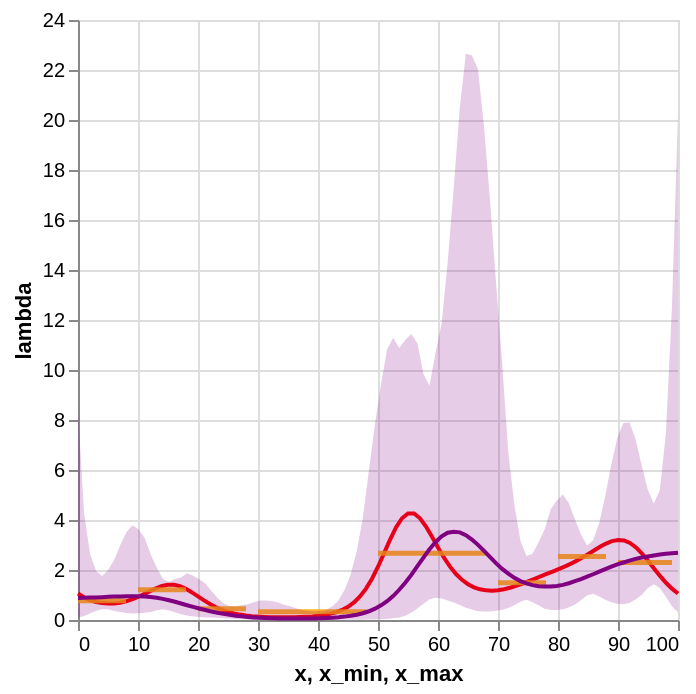

The notebook cell saved with this chart:
### Code cell
source_exp4 = summarize_posterior_lam_nullspace_prior_uncertainty(
    mcmc_samples,
    PrIm_jax,
    PrKer_jax,
    Phi_jax @ K_jax,
    np.linspace(0, 100, 100),
    "4. Null-Space (Prior Uncertainty)",
    jax.random.PRNGKey(4),
)
plot_posterior_band(source_exp4, df_rates, df_expanded)

### Figure 1 — Vega-Lite specification as saved in the notebook (floating-point values rounded to 4 significant figures)
{"config": {"view": {"continuousWidth": 300, "continuousHeight": 300}}, "layer": [{"data": {"name": "data-57e9ce31636ad67c36e7dccf51564a34"}, "mark": {"type": "line", "color": "red"}, "encoding": {"x": {"field": "x", "type": "quantitative"}, "y": {"field": "lambda", "title": "lambda", "type": "quantitative"}}}, {"data": {"name": "data-76d7978c27708f3dc3c547466e9c4f48"}, "mark": {"type": "rule", "color": "orange", "opacity": 0.85, "strokeWidth": 2.5}, "encoding": {"x": {"field": "x_min", "type": "quantitative"}, "x2": {"field": "x_max"}, "y": {"field": "lambda_obs", "title": "lambda", "type": "quantitative"}}}, {"data": {"name": "data-b6e3fff23b8ce739b504598473e7e684"}, "mark": {"type": "line", "color": "purple"}, "encoding": {"x": {"field": "x", "type": "quantitative"}, "y": {"field": "lam", "type": "quantitative"}}}, {"data": {"name": "data-b6e3fff23b8ce739b504598473e7e684"}, "mark": {"type": "area", "color": "purple", "opacity": 0.2}, "encoding": {"x": {"field": "x", "type": "quantitative"}, "y": {"field": "lower", "type": "quantitative"}, "y2": {"field": "upper"}}}], "$schema": "https://vega.github.io/schema/vega-lite/v6.1.0.json", "datasets": {"data-57e9ce31636ad67c36e7dccf51564a34": [{"x": 0, "lambda": 1.06}, {"x": 1, "lambda": 0.9096}, {"x": 2, "lambda": 0.7984}, {"x": 3, "lambda": 0.7218}, {"x": 4, "lambda": 0.6755}, {"x": 5, "lambda": 0.6564}, {"x": 6, "lambda": 0.6624}, {"x": 7, "lambda": 0.6925}, {"x": 8, "lambda": 0.7463}, {"x": 9, "lambda": 0.8231}, {"x": 10, "lambda": 0.9209}, {"x": 11, "lambda": 1.035}, {"x": 12, "lambda": 1.156}, {"x": 13, "lambda": 1.27}, {"x": 14, "lambda": 1.361}, {"x": 15, "lambda": 1.412}, {"x": 16, "lambda": 1.41}, {"x": 17, "lambda": 1.352}, {"x": 18, "lambda": 1.245}, {"x": 19, "lambda": 1.102}, {"x": 20, "lambda": 0.9426}, {"x": 21, "lambda": 0.7833}, {"x": 22, "lambda": 0.6371}, {"x": 23, "lambda": 0.5112}, {"x": 24, "lambda": 0.408}, {"x": 25, "lambda": 0.3263}, {"x": 26, "lambda": 0.2635}, {"x": 27, "lambda": 0.216}, {"x": 28, "lambda": 0.1807}, {"x": 29, "lambda": 0.1547}, {"x": 30, "lambda": 0.1359}, {"x": 31, "lambda": 0.1226}, {"x": 32, "lambda": 0.1136}, {"x": 33, "lambda": 0.1083}, {"x": 34, "lambda": 0.106}, {"x": 35, "lambda": 0.1067}, {"x": 36, "lambda": 0.1103}, {"x": 37, "lambda": 0.1173}, {"x": 38, "lambda": 0.1283}, {"x": 39, "lambda": 0.1446}, {"x": 40, "lambda": 0.1677}, {"x": 41, "lambda": 0.2003}, {"x": 42, "lambda": 0.2462}, {"x": 43, "lambda": 0.3108}, {"x": 44, "lambda": 0.4014}, {"x": 45, "lambda": 0.5281}, {"x": 46, "lambda": 0.7033}, {"x": 47, "lambda": 0.9412}, {"x": 48, "lambda": 1.255}, {"x": 49, "lambda": 1.653}, {"x": 50, "lambda": 2.13}, {"x": 51, "lambda": 2.664}, {"x": 52, "lambda": 3.209}, {"x": 53, "lambda": 3.7}, {"x": 54, "lambda": 4.07}, {"x": 55, "lambda": 4.264}, {"x": 56, "lambda": 4.259}, {"x": 57, "lambda": 4.068}, {"x": 58, "lambda": 3.738}, {"x": 59, "lambda": 3.329}, {"x": 60, "lambda": 2.898}, {"x": 61, "lambda": 2.491}, {"x": 62, "lambda": 2.134}, {"x": 63, "lambda": 1.839}, {"x": 64, "lambda": 1.606}, {"x": 65, "lambda": 1.432}, {"x": 66, "lambda": 1.309}, {"x": 67, "lambda": 1.229}, {"x": 68, "lambda": 1.186}, {"x": 69, "lambda": 1.175}, {"x": 70, "lambda": 1.191}, {"x": 71, "lambda": 1.231}, {"x": 72, "lambda": 1.289}, {"x": 73, "lambda": 1.364}, {"x": 74, "lambda": 1.449}, {"x": 75, "lambda": 1.542}, {"x": 76, "lambda": 1.639}, {"x": 77, "lambda": 1.736}, {"x": 78, "lambda": 1.832}, {"x": 79, "lambda": 1.928}, {"x": 80, "lambda": 2.025}, {"x": 81, "lambda": 2.127}, {"x": 82, "lambda": 2.236}, {"x": 83, "lambda": 2.355}, {"x": 84, "lambda": 2.487}, {"x": 85, "lambda": 2.63}, {"x": 86, "lambda": 2.779}, {"x": 87, "lambda": 2.927}, {"x": 88, "lambda": 3.058}, {"x": 89, "lambda": 3.157}, {"x": 90, "lambda": 3.204}, {"x": 91, "lambda": 3.182}, {"x": 92, "lambda": 3.081}, {"x": 93, "lambda": 2.903}, {"x": 94, "lambda": 2.659}, {"x": 95, "lambda": 2.37}, {"x": 96, "lambda": 2.063}, {"x": 97, "lambda": 1.763}, {"x": 98, "lambda": 1.489}, {"x": 99, "lambda": 1.253}, {"x": 100, "lambda": 1.06}], "data-76d7978c27708f3dc3c547466e9c4f48": [{"obs_interval": "[0,9)", "x_min": 0, "x_max": 8, "lambda_obs": 0.7738}, {"obs_interval": "[10,19)", "x_min": 10, "x_max": 18, "lambda_obs": 1.209}, {"obs_interval": "[20,29)", "x_min": 20, "x_max": 28, "lambda_obs": 0.4471}, {"obs_interval": "[30,49)", "x_min": 30, "x_max": 48, "lambda_obs": 0.3264}, {"obs_interval": "[50,69)", "x_min": 50, "x_max": 68, "lambda_obs": 2.67}, {"obs_interval": "[70,79)", "x_min": 70, "x_max": 78, "lambda_obs": 1.492}, {"obs_interval": "[80,89)", "x_min": 80, "x_max": 88, "lambda_obs": 2.535}, {"obs_interval": "[90,99]", "x_min": 90, "x_max": 99, "lambda_obs": 2.301}], "data-b6e3fff23b8ce739b504598473e7e684": [{"x": 0.0, "lam": 0.8806, "lower": 0.09651, "upper": 8.376, "experiment": "4. Null-Space (Prior Uncertainty)"}, {"x": 1.01, "lam": 0.888, "lower": 0.1625, "upper": 4.265, "experiment": "4. Null-Space (Prior Uncertainty)"}, {"x": 2.02, "lam": 0.8983, "lower": 0.2641, "upper": 2.632, "experiment": "4. Null-Space (Prior Uncertainty)"}, {"x": 3.03, "lam": 0.9033, "lower": 0.3698, "upper": 1.96, "experiment": "4. Null-Space (Prior Uncertainty)"}, {"x": 4.04, "lam": 0.9134, "lower": 0.4276, "upper": 1.762, "experiment": "4. Null-Space (Prior Uncertainty)"}, {"x": 5.051, "lam": 0.9282, "lower": 0.4292, "upper": 2.009, "experiment": "4. Null-Space (Prior Uncertainty)"}, {"x": 6.061, "lam": 0.9418, "lower": 0.3623, "upper": 2.418, "experiment": "4. Null-Space (Prior Uncertainty)"}, {"x": 7.071, "lam": 0.9439, "lower": 0.3222, "upper": 3.013, "experiment": "4. Null-Space (Prior Uncertainty)"}, {"x": 8.081, "lam": 0.9525, "lower": 0.2758, "upper": 3.519, "experiment": "4. Null-Space (Prior Uncertainty)"}, {"x": 9.091, "lam": 0.9545, "lower": 0.2609, "upper": 3.791, "experiment": "4. Null-Space (Prior Uncertainty)"}, {"x": 10.1, "lam": 0.952, "lower": 0.2666, "upper": 3.622, "experiment": "4. Null-Space (Prior Uncertainty)"}, {"x": 11.11, "lam": 0.9429, "lower": 0.2863, "upper": 3.277, "experiment": "4. Null-Space (Prior Uncertainty)"}, {"x": 12.12, "lam": 0.9215, "lower": 0.3237, "upper": 2.623, "experiment": "4. Null-Space (Prior Uncertainty)"}, {"x": 13.13, "lam": 0.887, "lower": 0.3883, "upper": 2.088, "experiment": "4. Null-Space (Prior Uncertainty)"}, {"x": 14.14, "lam": 0.8447, "lower": 0.4252, "upper": 1.647, "experiment": "4. Null-Space (Prior Uncertainty)"}, {"x": 15.15, "lam": 0.7881, "lower": 0.3841, "upper": 1.525, "experiment": "4. Null-Space (Prior Uncertainty)"}, {"x": 16.16, "lam": 0.7292, "lower": 0.3059, "upper": 1.641, "experiment": "4. Null-Space (Prior Uncertainty)"}, {"x": 17.17, "lam": 0.6601, "lower": 0.2326, "upper": 1.697, "experiment": "4. Null-Space (Prior Uncertainty)"}, {"x": 18.18, "lam": 0.5906, "lower": 0.1757, "upper": 1.873, "experiment": "4. Null-Space (Prior Uncertainty)"}, {"x": 19.19, "lam": 0.526, "lower": 0.1384, "upper": 1.771, "experiment": "4. Null-Space (Prior Uncertainty)"}, {"x": 20.2, "lam": 0.4599, "lower": 0.1213, "upper": 1.629, "experiment": "4. Null-Space (Prior Uncertainty)"}, {"x": 21.21, "lam": 0.4012, "lower": 0.1037, "upper": 1.462, "experiment": "4. Null-Space (Prior Uncertainty)"}, {"x": 22.22, "lam": 0.3429, "lower": 0.09618, "upper": 1.168, "experiment": "4. Null-Space (Prior Uncertainty)"}, {"x": 23.23, "lam": 0.2911, "lower": 0.08739, "upper": 0.8949, "experiment": "4. Null-Space (Prior Uncertainty)"}, {"x": 24.24, "lam": 0.2445, "lower": 0.07376, "upper": 0.6643, "experiment": "4. Null-Space (Prior Uncertainty)"}, {"x": 25.25, "lam": 0.2064, "lower": 0.05922, "upper": 0.5649, "experiment": "4. Null-Space (Prior Uncertainty)"}, {"x": 26.26, "lam": 0.173, "lower": 0.04473, "upper": 0.5455, "experiment": "4. Null-Space (Prior Uncertainty)"}, {"x": 27.27, "lam": 0.1455, "lower": 0.03091, "upper": 0.5895, "experiment": "4. Null-Space (Prior Uncertainty)"}, {"x": 28.28, "lam": 0.1232, "lower": 0.02063, "upper": 0.6262, "experiment": "4. Null-Space (Prior Uncertainty)"}, {"x": 29.29, "lam": 0.1044, "lower": 0.01409, "upper": 0.7068, "experiment": "4. Null-Space (Prior Uncertainty)"}, {"x": 30.3, "lam": 0.08905, "lower": 0.00993, "upper": 0.7791, "experiment": "4. Null-Space (Prior Uncertainty)"}, {"x": 31.31, "lam": 0.07763, "lower": 0.007241, "upper": 0.7801, "experiment": "4. Null-Space (Prior Uncertainty)"}, {"x": 32.32, "lam": 0.06914, "lower": 0.006021, "upper": 0.7626, "experiment": "4. Null-Space (Prior Uncertainty)"}, {"x": 33.33, "lam": 0.06303, "lower": 0.004992, "upper": 0.7009, "experiment": "4. Null-Space (Prior Uncertainty)"}, {"x": 34.34, "lam": 0.05898, "lower": 0.004794, "upper": 0.6111, "experiment": "4. Null-Space (Prior Uncertainty)"}, {"x": 35.35, "lam": 0.05681, "lower": 0.004812, "upper": 0.5453, "experiment": "4. Null-Space (Prior Uncertainty)"}, {"x": 36.36, "lam": 0.05636, "lower": 0.004815, "upper": 0.4719, "experiment": "4. Null-Space (Prior Uncertainty)"}, {"x": 37.37, "lam": 0.05747, "lower": 0.005552, "upper": 0.3956, "experiment": "4. Null-Space (Prior Uncertainty)"}, {"x": 38.38, "lam": 0.06057, "lower": 0.006481, "upper": 0.3658, "experiment": "4. Null-Space (Prior Uncertainty)"}, {"x": 39.39, "lam": 0.06463, "lower": 0.007326, "upper": 0.3461, "experiment": "4. Null-Space (Prior Uncertainty)"}, {"x": 40.4, "lam": 0.07163, "lower": 0.008324, "upper": 0.3612, "experiment": "4. Null-Space (Prior Uncertainty)"}, {"x": 41.41, "lam": 0.08071, "lower": 0.009369, "upper": 0.415, "experiment": "4. Null-Space (Prior Uncertainty)"}, {"x": 42.42, "lam": 0.09376, "lower": 0.01036, "upper": 0.5542, "experiment": "4. Null-Space (Prior Uncertainty)"}, {"x": 43.43, "lam": 0.1117, "lower": 0.0109, "upper": 0.7883, "experiment": "4. Null-Space (Prior Uncertainty)"}, {"x": 44.44, "lam": 0.1355, "lower": 0.01121, "upper": 1.214, "experiment": "4. Null-Space (Prior Uncertainty)"}, {"x": 45.45, "lam": 0.1674, "lower": 0.01186, "upper": 1.831, "experiment": "4. Null-Space (Prior Uncertainty)"}, {"x": 46.46, "lam": 0.2121, "lower": 0.01338, "upper": 2.756, "experiment": "4. Null-Space (Prior Uncertainty)"}, {"x": 47.47, "lam": 0.2718, "lower": 0.01462, "upper": 4.089, "experiment": "4. Null-Space (Prior Uncertainty)"}, {"x": 48.48, "lam": 0.3497, "lower": 0.01737, "upper": 5.984, "experiment": "4. Null-Space (Prior Uncertainty)"}, {"x": 49.49, "lam": 0.4534, "lower": 0.02252, "upper": 7.842, "experiment": "4. Null-Space (Prior Uncertainty)"}, {"x": 50.51, "lam": 0.5858, "lower": 0.02869, "upper": 9.443, "experiment": "4. Null-Space (Prior Uncertainty)"}, {"x": 51.52, "lam": 0.7517, "lower": 0.04349, "upper": 10.83, "experiment": "4. Null-Space (Prior Uncertainty)"}, {"x": 52.53, "lam": 0.9585, "lower": 0.06698, "upper": 11.29, "experiment": "4. Null-Space (Prior Uncertainty)"}, {"x": 53.54, "lam": 1.209, "lower": 0.1033, "upper": 10.88, "experiment": "4. Null-Space (Prior Uncertainty)"}, {"x": 54.55, "lam": 1.493, "lower": 0.1687, "upper": 11.2, "experiment": "4. Null-Space (Prior Uncertainty)"}, {"x": 55.56, "lam": 1.806, "lower": 0.2894, "upper": 11.44, "experiment": "4. Null-Space (Prior Uncertainty)"}, {"x": 56.57, "lam": 2.151, "lower": 0.459, "upper": 11.07, "experiment": "4. Null-Space (Prior Uncertainty)"}, {"x": 57.58, "lam": 2.497, "lower": 0.6496, "upper": 9.836, "experiment": "4. Null-Space (Prior Uncertainty)"}, {"x": 58.59, "lam": 2.827, "lower": 0.8307, "upper": 9.374, "experiment": "4. Null-Space (Prior Uncertainty)"}, {"x": 59.6, "lam": 3.117, "lower": 0.8916, "upper": 10.7, "experiment": "4. Null-Space (Prior Uncertainty)"}, {"x": 60.61, "lam": 3.345, "lower": 0.8594, "upper": 11.86, "experiment": "4. Null-Space (Prior Uncertainty)"}, {"x": 61.62, "lam": 3.493, "lower": 0.7767, "upper": 14.32, "experiment": "4. Null-Space (Prior Uncertainty)"}, {"x": 62.63, "lam": 3.533, "lower": 0.6972, "upper": 17.31, "experiment": "4. Null-Space (Prior Uncertainty)"}, {"x": 63.64, "lam": 3.506, "lower": 0.6005, "upper": 20.5, "experiment": "4. Null-Space (Prior Uncertainty)"}, {"x": 64.65, "lam": 3.394, "lower": 0.4894, "upper": 22.66, "experiment": "4. Null-Space (Prior Uncertainty)"}, {"x": 65.66, "lam": 3.217, "lower": 0.4179, "upper": 22.58, "experiment": "4. Null-Space (Prior Uncertainty)"}, {"x": 66.67, "lam": 3.006, "lower": 0.3468, "upper": 22.03, "experiment": "4. Null-Space (Prior Uncertainty)"}, {"x": 67.68, "lam": 2.766, "lower": 0.3379, "upper": 19.72, "experiment": "4. Null-Space (Prior Uncertainty)"}, {"x": 68.69, "lam": 2.515, "lower": 0.3432, "upper": 16.73, "experiment": "4. Null-Space (Prior Uncertainty)"}, {"x": 69.7, "lam": 2.264, "lower": 0.3705, "upper": 13.42, "experiment": "4. Null-Space (Prior Uncertainty)"}, {"x": 70.71, "lam": 2.043, "lower": 0.414, "upper": 10.22, "experiment": "4. Null-Space (Prior Uncertainty)"}, {"x": 71.72, "lam": 1.854, "lower": 0.4758, "upper": 6.713, "experiment": "4. Null-Space (Prior Uncertainty)"}, {"x": 72.73, "lam": 1.687, "lower": 0.5935, "upper": 4.604, "experiment": "4. Null-Space (Prior Uncertainty)"}, {"x": 73.74, "lam": 1.557, "lower": 0.7307, "upper": 3.174, "experiment": "4. Null-Space (Prior Uncertainty)"}, {"x": 74.75, "lam": 1.464, "lower": 0.8087, "upper": 2.56, "experiment": "4. Null-Space (Prior Uncertainty)"}, {"x": 75.76, "lam": 1.395, "lower": 0.7116, "upper": 2.648, "experiment": "4. Null-Space (Prior Uncertainty)"}, {"x": 76.77, "lam": 1.351, "lower": 0.5861, "upper": 3.105, "experiment": "4. Null-Space (Prior Uncertainty)"}, {"x": 77.78, "lam": 1.336, "lower": 0.449, "upper": 3.634, "experiment": "4. Null-Space (Prior Uncertainty)"}, {"x": 78.79, "lam": 1.337, "lower": 0.3967, "upper": 4.427, "experiment": "4. Null-Space (Prior Uncertainty)"}, {"x": 79.8, "lam": 1.363, "lower": 0.3971, "upper": 4.767, "experiment": "4. Null-Space (Prior Uncertainty)"}, {"x": 80.81, "lam": 1.405, "lower": 0.4303, "upper": 5.019, "experiment": "4. Null-Space (Prior Uncertainty)"}, {"x": 81.82, "lam": 1.47, "lower": 0.4966, "upper": 4.669, "experiment": "4. Null-Space (Prior Uncertainty)"}, {"x": 82.83, "lam": 1.551, "lower": 0.6243, "upper": 4.024, "experiment": "4. Null-Space (Prior Uncertainty)"}, {"x": 83.84, "lam": 1.637, "lower": 0.7916, "upper": 3.406, "experiment": "4. Null-Space (Prior Uncertainty)"}, {"x": 84.85, "lam": 1.732, "lower": 0.9825, "upper": 2.981, "experiment": "4. Null-Space (Prior Uncertainty)"}, {"x": 85.86, "lam": 1.83, "lower": 1.049, "upper": 3.188, "experiment": "4. Null-Space (Prior Uncertainty)"}, {"x": 86.87, "lam": 1.935, "lower": 0.9388, "upper": 3.872, "experiment": "4. Null-Space (Prior Uncertainty)"}, {"x": 87.88, "lam": 2.034, "lower": 0.8144, "upper": 4.961, "experiment": "4. Null-Space (Prior Uncertainty)"}, {"x": 88.89, "lam": 2.132, "lower": 0.7067, "upper": 6.216, "experiment": "4. Null-Space (Prior Uncertainty)"}, {"x": 89.9, "lam": 2.222, "lower": 0.6527, "upper": 7.304, "experiment": "4. Null-Space (Prior Uncertainty)"}, {"x": 90.91, "lam": 2.3, "lower": 0.6336, "upper": 7.884, "experiment": "4. Null-Space (Prior Uncertainty)"}, {"x": 91.92, "lam": 2.373, "lower": 0.6769, "upper": 7.896, "experiment": "4. Null-Space (Prior Uncertainty)"}, {"x": 92.93, "lam": 2.446, "lower": 0.823, "upper": 7.229, "experiment": "4. Null-Space (Prior Uncertainty)"}, {"x": 93.94, "lam": 2.499, "lower": 1.001, "upper": 6.194, "experiment": "4. Null-Space (Prior Uncertainty)"}, {"x": 94.95, "lam": 2.543, "lower": 1.275, "upper": 5.224, "experiment": "4. Null-Space (Prior Uncertainty)"}, {"x": 95.96, "lam": 2.583, "lower": 1.426, "upper": 4.656, "experiment": "4. Null-Space (Prior Uncertainty)"}, {"x": 96.97, "lam": 2.619, "lower": 1.279, "upper": 5.187, "experiment": "4. Null-Space (Prior Uncertainty)"}, {"x": 97.98, "lam": 2.648, "lower": 0.9266, "upper": 7.458, "experiment": "4. Null-Space (Prior Uncertainty)"}, {"x": 98.99, "lam": 2.666, "lower": 0.5475, "upper": 12.5, "experiment": "4. Null-Space (Prior Uncertainty)"}, {"x": 100.0, "lam": 2.689, "lower": 0.3069, "upper": 20.29, "experiment": "4. Null-Space (Prior Uncertainty)"}]}}
